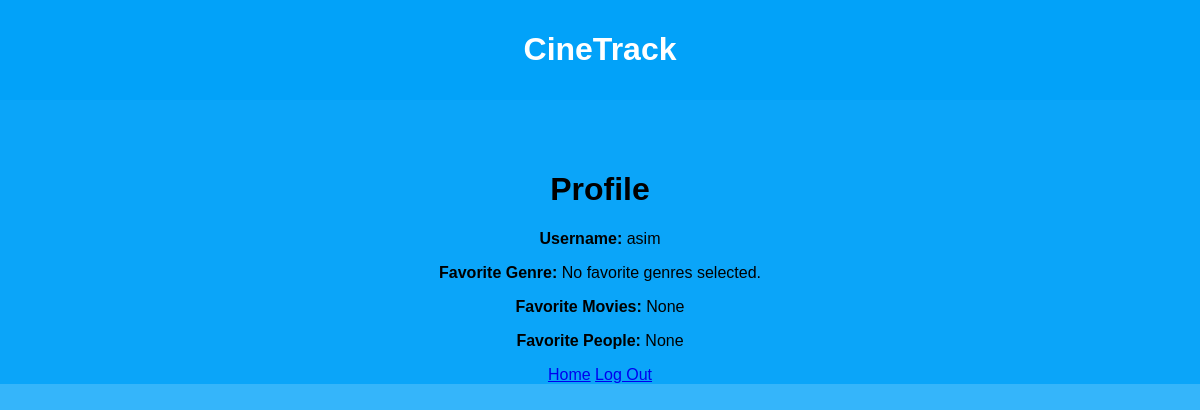
The page /profile/2 on the database its author committed.
### MRS15/models.py (models this page shows)
class User(db.Model):
    id = db.Column(db.Integer, primary_key=True)
    username = db.Column(db.String(150), unique=True, nullable=False)
    password = db.Column(db.String(150), nullable=False)
    favorite_genre = db.Column(db.String(150), nullable=True)
    favorite_movies = db.Column(db.String(150), nullable=True)
    favorite_people = db.Column(db.String(150), nullable=True)
    sent_requests = db.relationship('FriendRequest', foreign_keys='FriendRequest.sender_id', backref='sender', lazy='dynamic')
    received_requests = db.relationship('FriendRequest', foreign_keys='FriendRequest.receiver_id', backref='receiver', lazy='dynamic')
    friends = db.relationship('Friendship', primaryjoin='or_(User.id==Friendship.user_id1, User.id==Friendship.user_id2)', lazy='dynamic')

### MRS15/routes.py (the view)
@main.route('/profile/<int:user_id>')
def view_profile(user_id):
    user = User.query.get(user_id)
    if user:
        return render_template('profile.html', user=user)
    else:
        flash('User not found.', 'danger')
        return redirect(url_for('main.community'))

### MRS15/templates/profile.html (shortened to what this page needs)
{% extends "base.html" %}
{% block content %}
    <div class="container" style="text-align: center;">
        <h1>Profile</h1>
        <p><strong>Username:</strong> {{ user.username }}</p>
        <p><strong>Favorite Genre:</strong>
            {% if genre_names %}
                {{ genre_names | join(', ') }}
            {% else %}
                No favorite genres selected.
            {% endif %}
        </p>
        <p><strong>Favorite Movies:</strong> {{ user.favorite_movies }}</p>
        <p><strong>Favorite People:</strong> {{ user.favorite_people }}</p>
        <a href="{{ url_for('main.home') }}">Home</a>
        <a href="{{ url_for('main.logout') }}">Log Out</a>
    </div>
{% endblock %}

### MRS15/static/style.css (style rules this page uses)
body, html { margin: 0; padding: 0; font-family: Arial, sans-serif; background-color: #00a2f9ca; }
body { font-family: Arial, sans-serif; }
.container { margin-top: 50px; }

### rows shown on the page
User: username "asim", favorite_movies "None", favorite_people "None"
